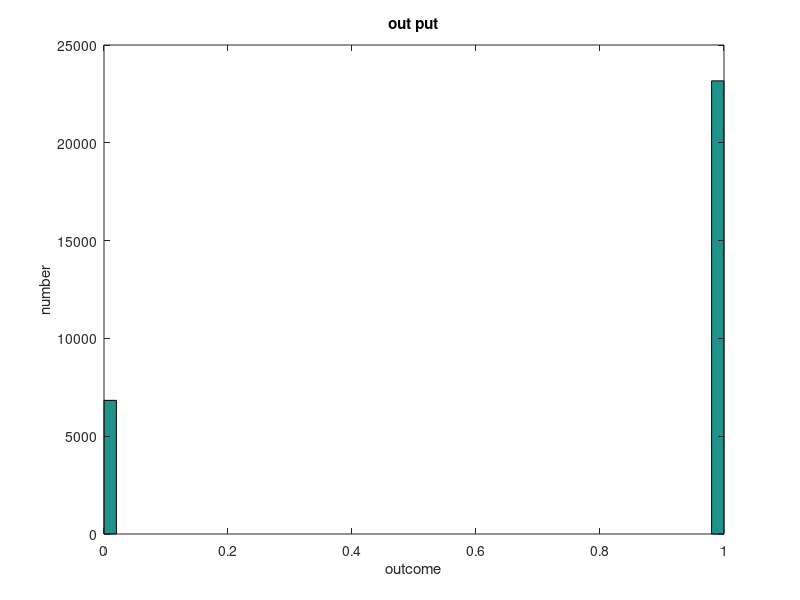

The MATLAB script that drew this image:
clc
clear
close all
%% قسمت الف
v = [0 1 0 1 1 1 1 0 0 1 0 0 1 1 0];
m = [];
M = [];
i = 1;
while i<=numel(v)-2;

    m  =[v(i) v(i+1) v(i+2)];
        if m == [0 0 0]
            M = [M 0.5];
        elseif m == [0 0 1]
            M = [M 1.5];
        elseif m == [0 1 0]
            M = [M 2.5];
        elseif m == [0 1 1]
            M = [M 3.5];
        elseif m == [1 0 0]
            M = [M -0.5];
        elseif m == [1 0 1]
            M = [M -1.5];
        elseif m == [1 1 0]
            M = [M -2.5];
        elseif m == [1 1 1]
            M = [M -3.5];
        end
        m = [];
        i = i+3;
end
t = 0:1:numel(v)/3;
stairs(t,[M,M(end)],"LineWidth",1.5)
xlabel("time(ms)")
ylabel("voltage")
title("Modulated")
grid on
xlim([0,5])
ylim([-4,4])
%% قسمت ب
clc
clear
u = rand(1,30000);
X = u<0.8;
hist(X,50);
grid on
xlabel("outcome")
ylabel("number")
title("30k bits")
xlim([-0.5,1.5])
ylim([-2,30000])
%% قسمت ج
v = X;
m = [];
M = [];
i = 1;
while i<=numel(v)-2;

    m  =[v(i) v(i+1) v(i+2)];
        if m == [0 0 0]
            M = [M 0.5];
        elseif m == [0 0 1]
            M = [M 1.5];
        elseif m == [0 1 0]
            M = [M 2.5];
        elseif m == [0 1 1]
            M = [M 3.5];
        elseif m == [1 0 0]
            M = [M -0.5];
        elseif m == [1 0 1]
            M = [M -1.5];
        elseif m == [1 1 0]
            M = [M -2.5];
        elseif m == [1 1 1]
            M = [M -3.5];
        end
        m = [];
        i = i+3;
end
hist(M,50);
xlabel("voltage")
ylabel("number")
title("30k bits Modulated")
grid on
%% قسمت د
noise = [];
for i=1:1:10000;
    k = rand(1);
    if 0<=k<0.02
        b = -3;
    elseif 0.02<=k && k<0.05
        b = -2;
    elseif 0.05<=k && k<0.1
        b = -1;
    elseif 0.1<=k && k<0.9
        b = 0;
    elseif 0.9<=k && k<0.95
        b = 1;
    elseif 0.95<=k && k<0.98
        b = 2;
    elseif 0.98<=k && k<1
        b = 3;
    end
    noise = [noise b];

end
%%
hist(noise,50)
xlim([-3.5,3.5])
xlabel("voltage noise")
ylabel("number")
title("noise Modulated")
%%
y = noise + M; %voltage
y2 = []; % 0 , 1
for i=1:1:numel(y)
        
        if y(i) == -3.5
            y2 = [y2 1 1 1];
        elseif y(i) == -2.5
            y2 = [y2 1 1 0];
        elseif y(i) == -1.5
            y2 = [y2 1 0 1];
        elseif y(i) == -0.5
            y2 = [y2 1 0 0];
        elseif y(i) == 3.5
            y2 = [y2 0 1 1];
        elseif y(i) == 2.5
            y2 = [y2 0 1 0];
        elseif y(i) == 1.5
            y2 = [y2 0 0 1];
        elseif y(i) == 0.5
            y2 = [y2 0 0 0];
        elseif y(i) > 3.5
            y2 = [y2 0 1 1];
        elseif y(i) < -3.5
            y2 = [y2 1 1 1];
        end

end
%%
hist(y2,50)
xlabel("outcome")
ylabel("number")
title("out put")

%%
eror = sum(X~=y2)/30000
